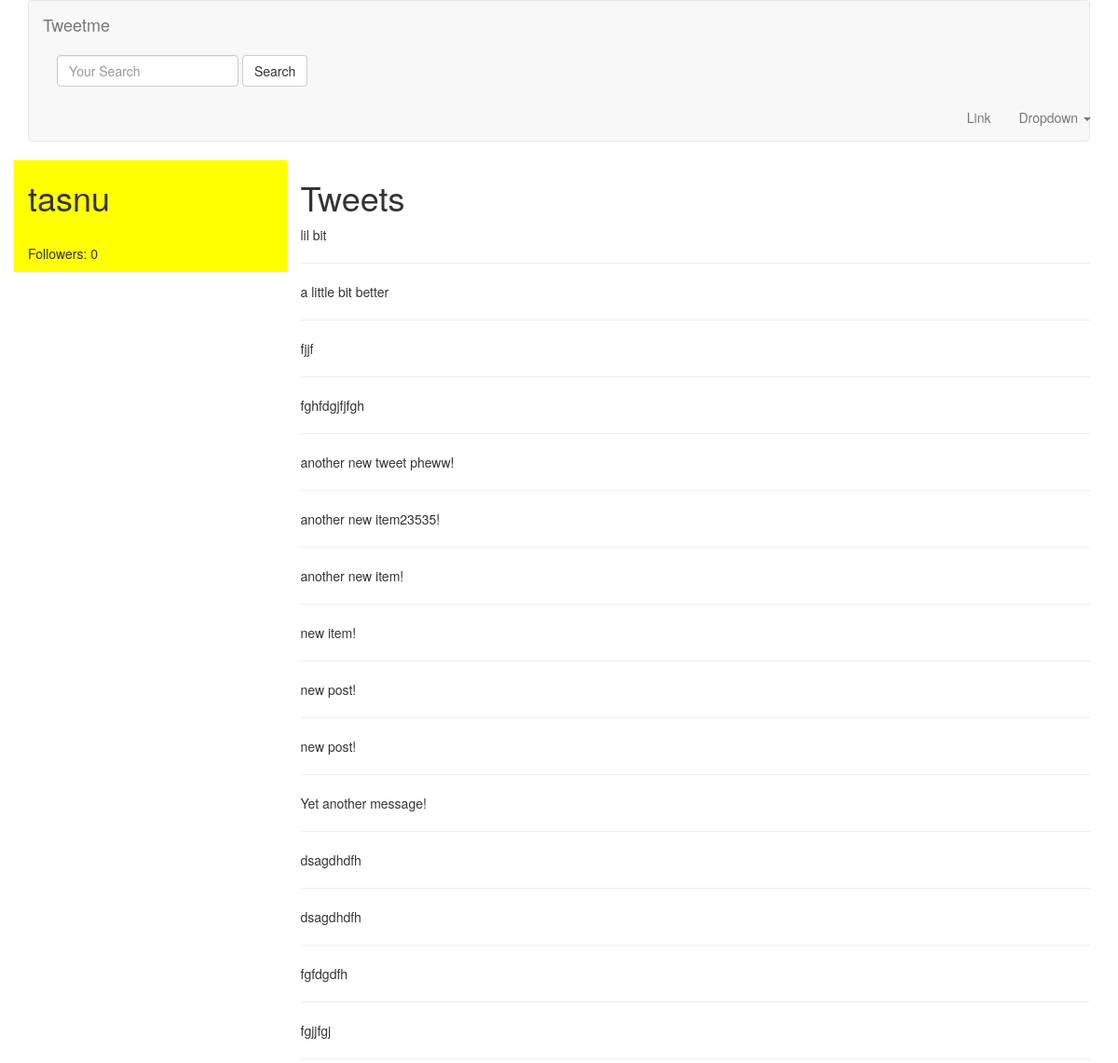
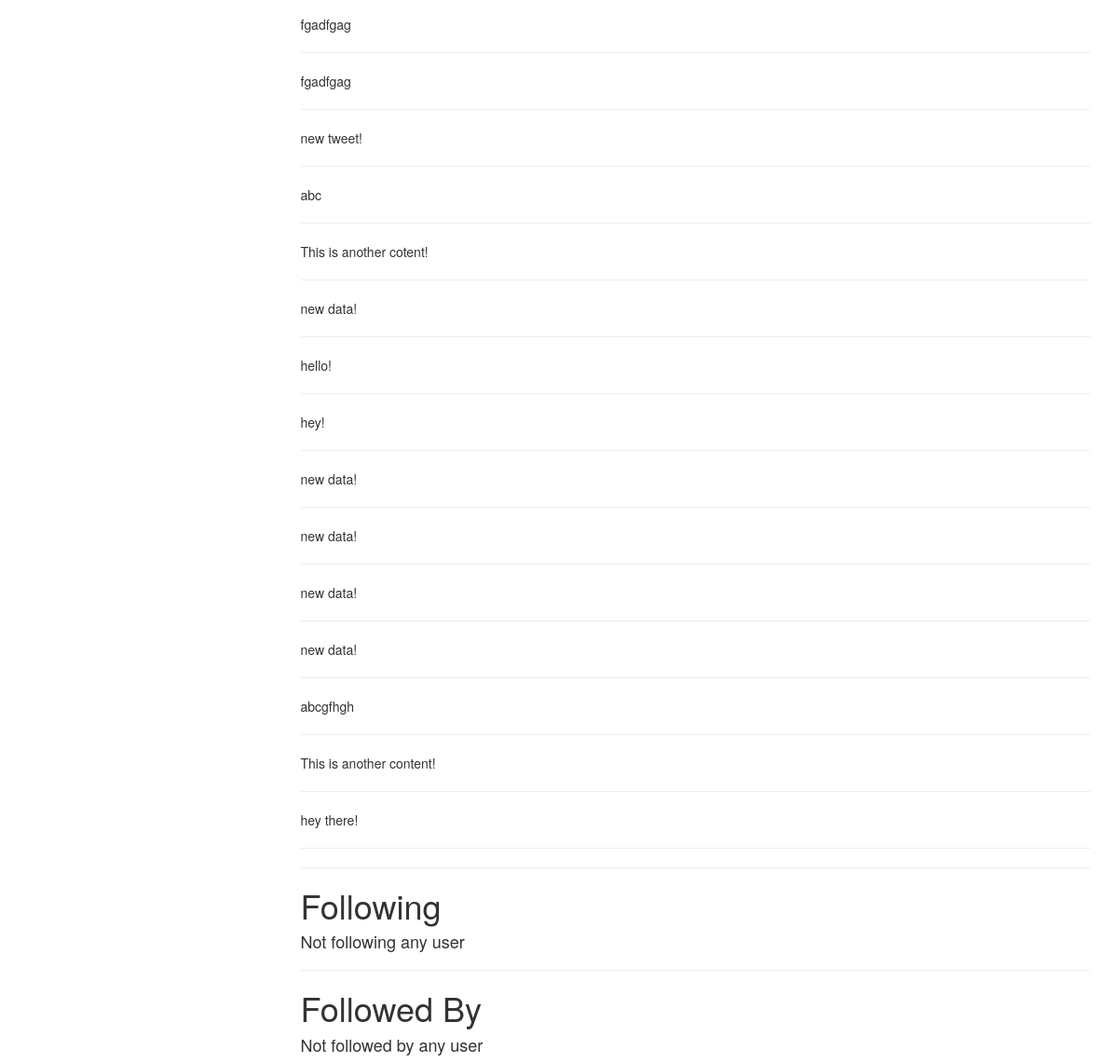
The page /tasnu/ on the database as committed earlier (2 pictures, top to bottom).
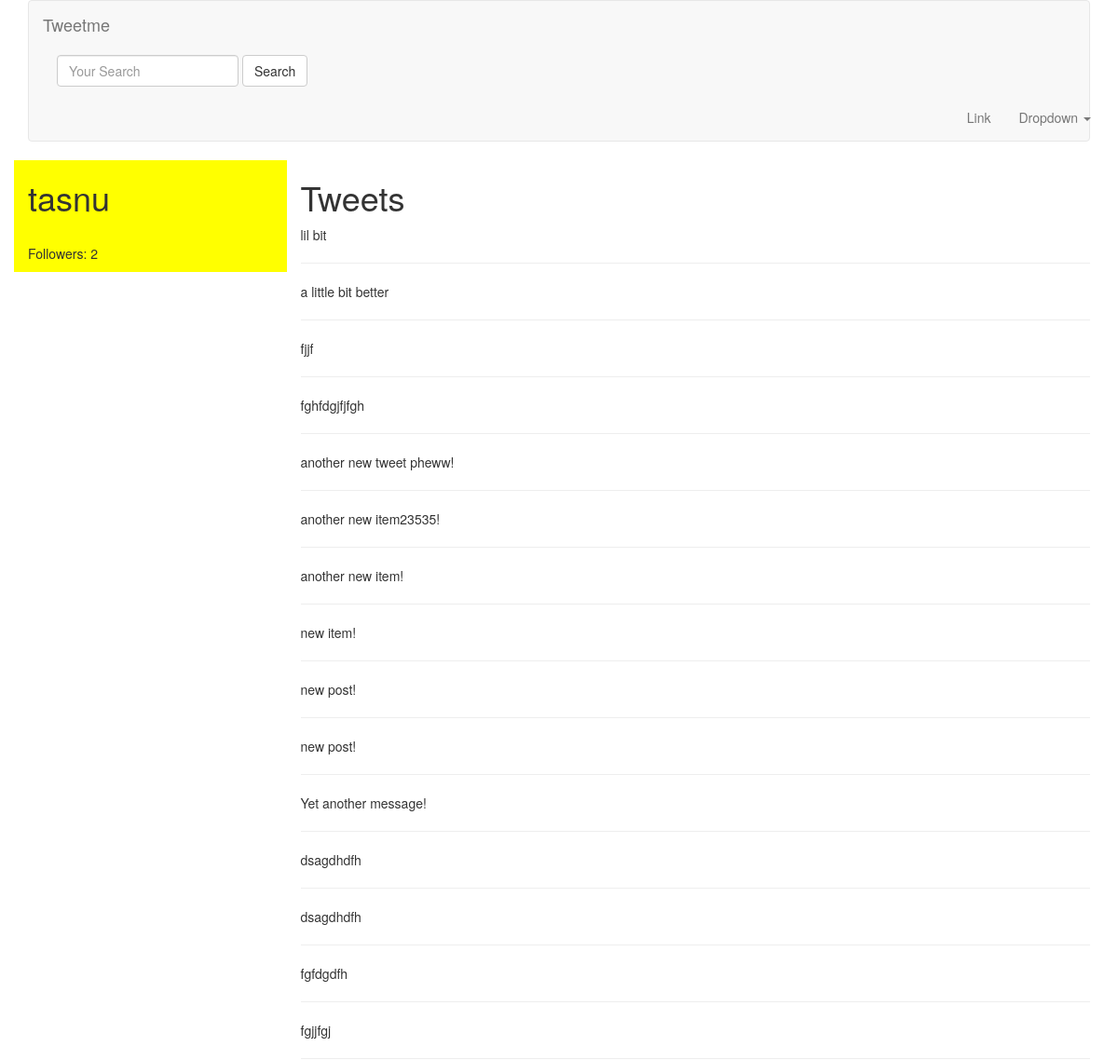
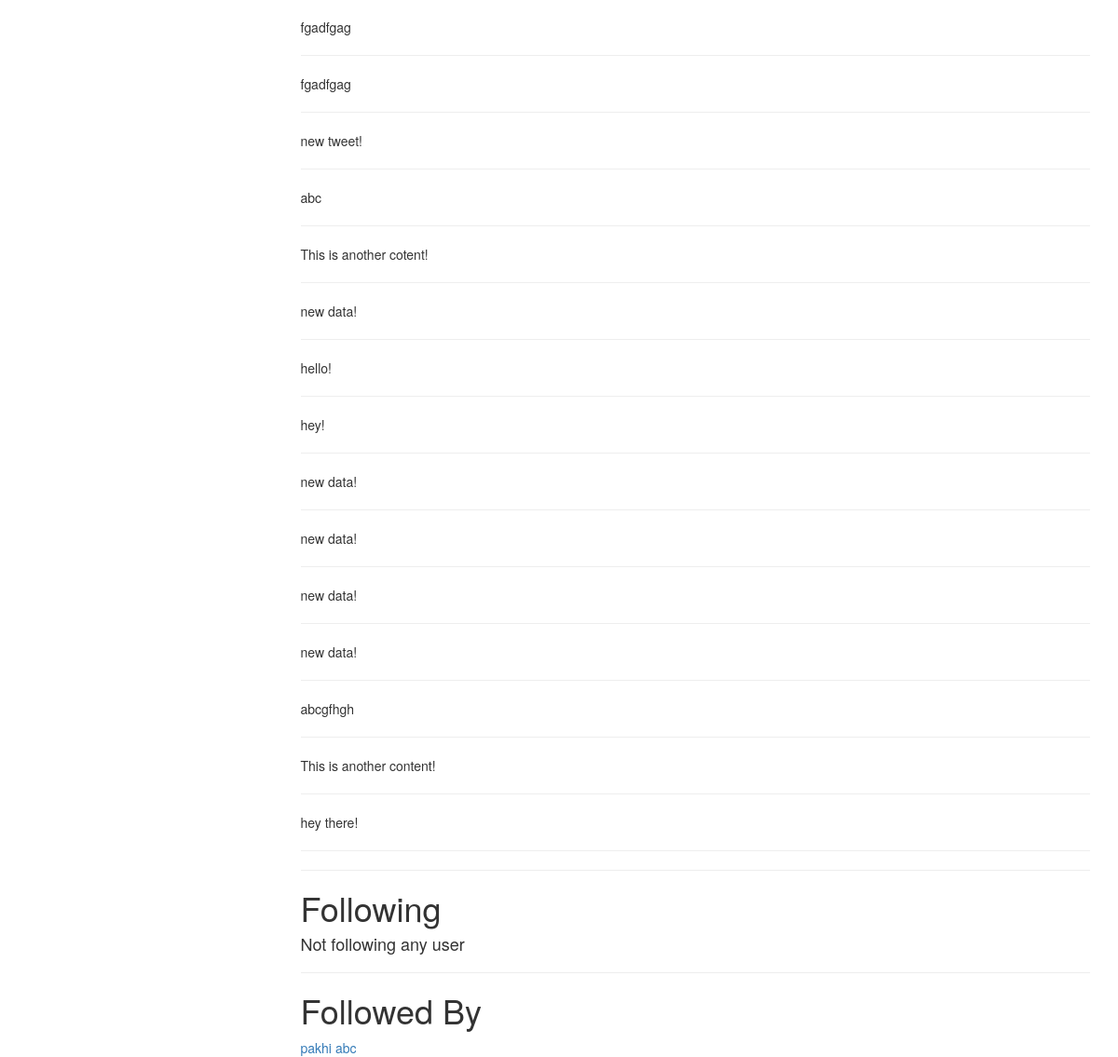
The same page on the database as committed later (2 pictures, top to bottom).
### tweets/models.py (models this page shows, shortened)
class Tweet(models.Model):
    user = models.ForeignKey(settings.AUTH_USER_MODEL)
    content = models.CharField(max_length=140,validators=[validate_content])
    updated = models.DateTimeField(auto_now=True)
    timestamp = models.DateTimeField(auto_now_add=True)
    def __str__(self):
        return str(self.content)
    class Meta:
        ordering = ['-timestamp']

### accounts/models.py (models this page shows, shortened)
class UserProfile(models.Model):
    user = models.OneToOneField(settings.AUTH_USER_MODEL, related_name='profile')
    following = models.ManyToManyField(settings.AUTH_USER_MODEL, blank=True, related_name='followed_by')

### accounts/views.py (the view)
# urls.py: url(r'^(?P<username>[\w.@+-]+)/$',UserDetailView.as_view(),name='detail'),
class UserDetailView(DetailView):
    template_name = "accounts/user_detail.html"
    queryset = User.objects.all()
    def get_object(self):
        return get_object_or_404(User,username__iexact=self.kwargs.get("username"))

### accounts/templates/accounts/user_detail.html
{% extends 'base.html' %}
{% block content %}
    <div class="row">
        <div class="col-sm-3 col-xs-12" style="background-color: yellow ">
            <h1> {{ object.username }}</h1><br/>
            <p>Followers: {{ object.followed_by.count }}</p>
        </div>
        <div class="col-sm-9 col-xs-12">
            <h1>Tweets</h1>
            {% for tweet in object.tweet_set.all  %}
                {{ tweet }}<br/><hr/>
            {% endfor %}
            <hr/>
            <h1>Following</h1>
            {% for user in object.profile.following.all  %}
                <a href="/{{ user.username }}">{{ user.username }}</a><br/>
                {% empty %}
                <h4>Not following any user</h4>
            {% endfor %}
            <hr/>
            <h1>Followed By</h1>
            {% for profile in object.followed_by.all %}
                <a href="/{{ profile.user.username }}"> {{ profile.user.username}}</a>
                {% empty %}
                <h4>Not followed by any user</h4>
            {% endfor %}
        </div>
    </div>
{% endblock content %}

Rows that differ between the two databases and show on the page:
added UserProfile: user.username "pakhi"
added UserProfile: user.username "abc"
Other text that changed with them:
{{ object.followed_by.count }}: "0" → "2"
text no longer shown: "Not followed by any user"
